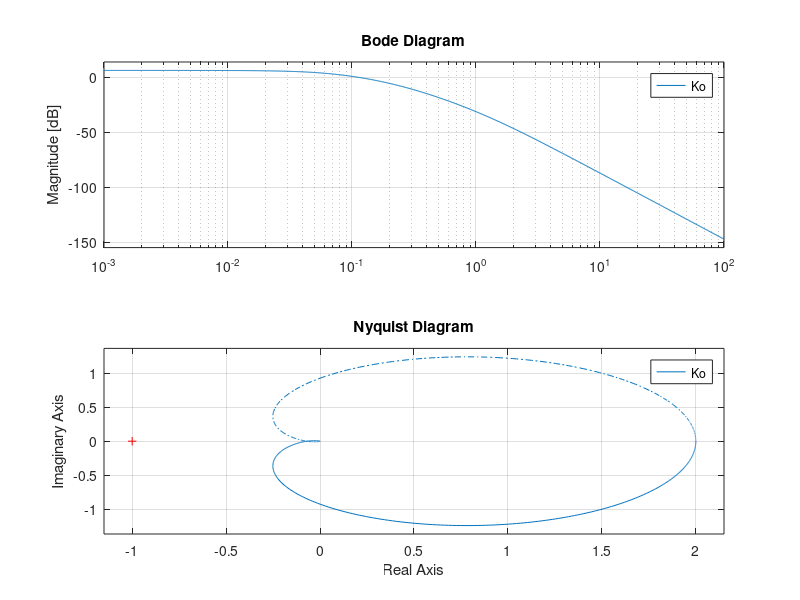
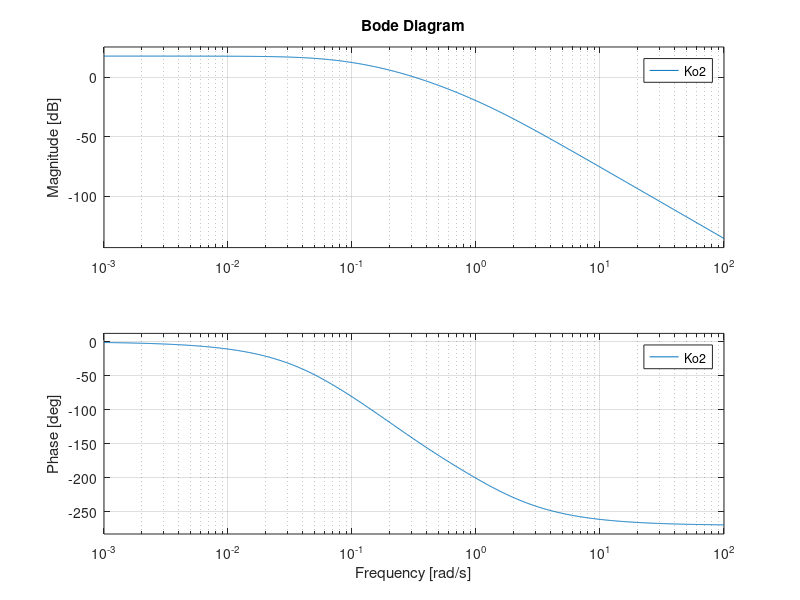
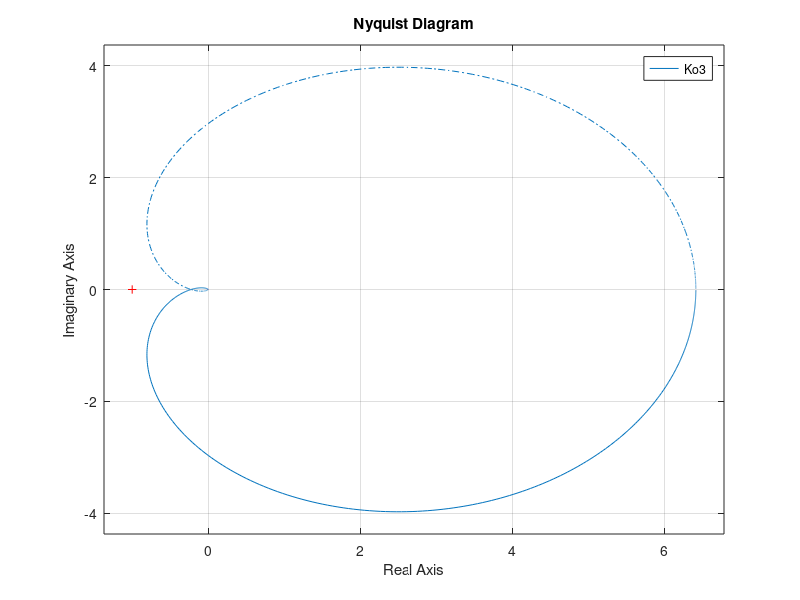
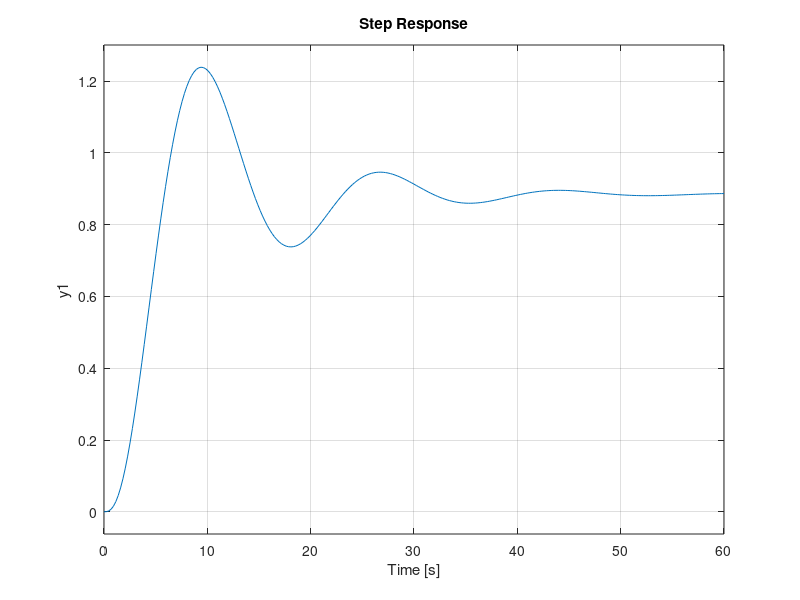

Here is the MATLAB script that generated these plots, in order: (Note: this script raises an error after producing the figures.)
clear all

%%%%%%%%%%%% Walce %%%%%%%%%%%%%
R1 = 1.12838;
H1 = 5;
c1 = 4.3589;

%%%%%%%%%%%% Ostroslup %%%%%%%%%%%%%
a2 = 3.59153;
b2 = 7.79612;
H2 = 19;
c2 = 3.08221;

%%%%%%%%%%%% charakterystyka statyczna %%%%%%%%%%%%%
qwe = 0.5*H2;
h10 = (qwe/c1)^2;
h20 = (qwe/c2)^2;
h1i = 0.1*h20;
h2i = 0.1*h20;
qdiff = sqrt(h20*1.1)*c2-qwe;

%%
%-----------------------------cz.1-----------------------------%
k = 2*sqrt(h20)/c2;
T1 = 2*pi*sqrt(h10)*R1^2/c1;
T2 = 2*a2*b2*h20^(5/2)/(H2^2*c2);
T3 = 0.2*min(T1, T2);

s = tf('s');
Ko=k/((1+T1*s)*(1+T2*s)*(1+T3*s));

%%

% Zapas amplitudy
amp=2; %amplituda
dk=1/amp;
eqn = @(om) pi - (atan(om * T1) + atan(om * T2) + atan(om * T3));
omm = fsolve(eqn, 0);
kra = dk*(sqrt(1 + omm^2*(T1^2))*sqrt(1 + omm^2*(T2^2))*sqrt(1 + omm^2*(T3^2)))/k

% Zapas fazy 
alf=pi/3; % zapas fazy
df=-1*pi+alf;
eqn = @(om) -df - (atan(om * T1) + atan(om * T2) + atan(om * T3));
omm = fsolve(eqn, 0);
krb = sqrt(1 + omm^2*(T1^2))*sqrt(1 + omm^2*(T2^2))*sqrt(1 + omm^2*(T3^2))/k
%%
bode(Ko);
nyquist(Ko);

kr = kra;

% % Kryterium M_max
% kr1 = 2;
% Ko1 = kr1 * Ko;
% G1 = minreal(Ko1 / (1 + Ko1));
% [M_max,fpeak] = getPeakGain(G1);
% M_max
% kr1;

% Kryterium d_K -> deltaK = 1.5
kr2=3.8571;
Ko2= kr2 * Ko;
[d_K, Pm] = margin(Ko2);
d_K
kr2;
figure
nyquist(Ko2);
bode(Ko2);

%Kryterium d_fi -> deltafi = 30stopni
kr3=3.2083;
Ko3=kr3*Ko;
[x, d_fi]=margin(Ko3);
d_fi
kr3;
figure
nyquist(Ko3);

%%%%%%%%%% wyświetlanie %%%%%%%%%%%%%%
% figure(40);
% hold on;
% step(Ko1/(1+Ko1));
% step(Ko2/(1+Ko2));
% step(Ko3/(1+Ko3));
% hold off;
% 
% figure(2);
% hold on;
% nyquist(Ko1);
% nyquist(Ko2);
% nyquist(Ko3);
% hold off;
% 
% figure(3);
% hold on;
% bode(Ko1/(1+Ko1));
% bode(Ko2/(1+Ko2));
% bode(Ko3/(1+Ko3));
% hold off;


%%
%------------------------------cz.2--------------------------------%
%%%%%%%%%% regulacja P dla kr dla delta_K %%%%%%%%%%%%%%
G2 = minreal(Ko2/(Ko2+1));
figure
step(G2)
stpinf = stepinfo(G2);
eust2 = 1 - dcgain(G2);

%%% wskaźniiki czasowe %%%
przeregulowanie_procent2 = stpinf.Overshoot;
czas_narastania2 = stpinf.RiseTime;
czas_opoznienia2 = 0; %policzyć trzeba
tr2 = stepinfo(G2, 'SettlingTimeTreshold', 0.02).TransientTime;

%%% wskaźniki częstotliwościowe %%%
[zapas_amp2, zapas_fazy2] = margin(Ko2); % <--- dla układu otwatego

% figure
% bodemag(G2);
[Max_rez2, czestotliwosc_rez2] = getPeakGain(G2);

%%% wskaźniki pierwiastkowe %%%
figure
rlocus(Ko2);
pzmap(G2);
RR2 = rlocus(Ko2, 1);
eta2 = abs(max(real(RR2)));
teta2 = max(abs(imag(RR2./real(RR2))));

zapas_amp2
zapas_fazy2
Max_rez2
przeregulowanie_procent2
tr2
eust2
eta2
teta2

%%%%%%%%%% regulacja P dla kr dla delta_fi %%%%%%%%%%%%%%
G3 = minreal(Ko3/(Ko3+1));
figure
step(G3)
stpinf1 = stepinfo(G3);
eust3 = 1 - dcgain(G3);

%%% wskaźniiki czasowe %%%
przeregulowanie_procent3 = stpinf1.Overshoot;
czas_narastania3 = stpinf1.RiseTime;
czas_opoznienia3 = 0; %policzyć trzeba
tr3 = stepinfo(G3, 'SettlingTimeTreshold', 0.02).TransientTime;

%%% wskaźniki częstotliwościowe %%%
[zapas_amp3, zapas_fazy3] = margin(Ko3);    % <--- dla układu otwatego
figure
bodemag(G3);
[Max_rez3, czestotliwosc_rez3] = getPeakGain(G3);

%%% wskaźniki pierwiastkowe %%%
figure
pzmap(G3);
RR3 = rlocus(Ko3, 1);
ni3 = abs(max(real(RR3)));
teta3 = max(abs(imag(RR3./real(RR3))));

zapas_amp3
zapas_fazy3
Max_rez3
przeregulowanie_procent3
tr3
eust3
ni3
teta3

%%
%-----------------------cz.3---------------------------------%


% Transmitancja przyrostowa
K = k/((s*T1+1)*(s*T2+1));
[L, M] = tfdata(K, 'v');

figure
data = h2.Data
plot(h2)


